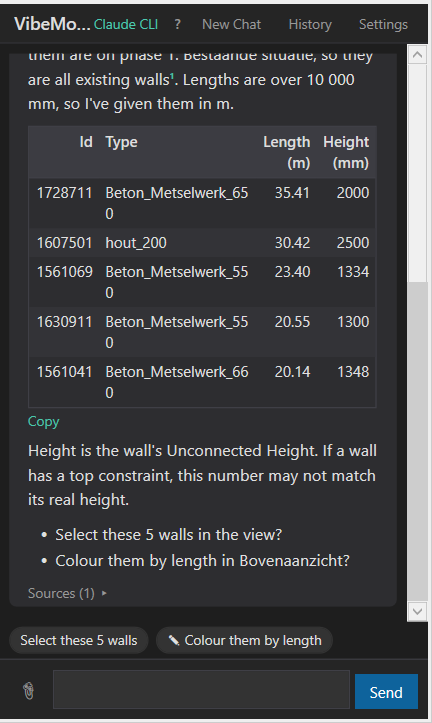
#> input picture docs/images/chat-table-sources.png, 432 x 723 px
$ python readme_diagram.py
#> lines starting #> are read from the running program, lines starting #| are printed output that depends on the picture
"""Render docs/images/how-it-works.png for the README: the real chat panel on the left, the
flow (you -> Claude -> VibeModel API inside Revit -> model -> back to you) on the right.

    python -I scripts/readme_diagram.py

Pillow only; fonts from C:\\Windows\\Fonts (Segoe UI + Consolas), falls back to Pillow's default."""
import os
from PIL import Image, ImageDraw, ImageFont

HERE = os.path.dirname(os.path.abspath(__file__))
IMG = os.path.join(HERE, "..", "docs", "images")
PANE = os.path.join(IMG, "chat-table-sources.png")
OUT = os.path.join(IMG, "how-it-works.png")

S = 2  # supersampling: drawn at 2x, saved at 1x width 960
W, H = 960 * S, 620 * S
BG = (24, 25, 28)
CARD = (34, 36, 41)
EDGE = (62, 65, 72)
TXT = (232, 233, 236)
MUTED = (150, 154, 162)
ACCENT = (82, 196, 164)   # the pane's green
BLUE = (96, 150, 232)


def font(name, size, bold=False):
#> called with name = 'ui', size = 15, bold = True
    cands = {
        "ui": ["segoeuib.ttf" if bold else "segoeui.ttf", "arialbd.ttf" if bold else "arial.ttf"],
        "mono": ["consola.ttf", "cour.ttf"],
    }[name]
    for c in cands:
        p = os.path.join(os.environ.get("WINDIR", r"C:\Windows"), "Fonts", c)
        if os.path.exists(p):
            return ImageFont.truetype(p, size * S)
    return ImageFont.load_default()


F_T = font("ui", 15, True)
F_B = font("ui", 13)
F_S = font("ui", 11)
F_M = font("mono", 12)

im = Image.new("RGB", (W, H), BG)
d = ImageDraw.Draw(im)

# --- left: the real panel ---------------------------------------------------------------
pane = Image.open(PANE).convert("RGB")
#> pane is the input picture: PIL image 432x723 RGB; mean R, G, B 62.9, 63.6, 66.2
ph = H - 60 * S
pw = int(pane.width * ph / pane.height)
#> pw = 669
pane = pane.resize((pw, ph), Image.LANCZOS)
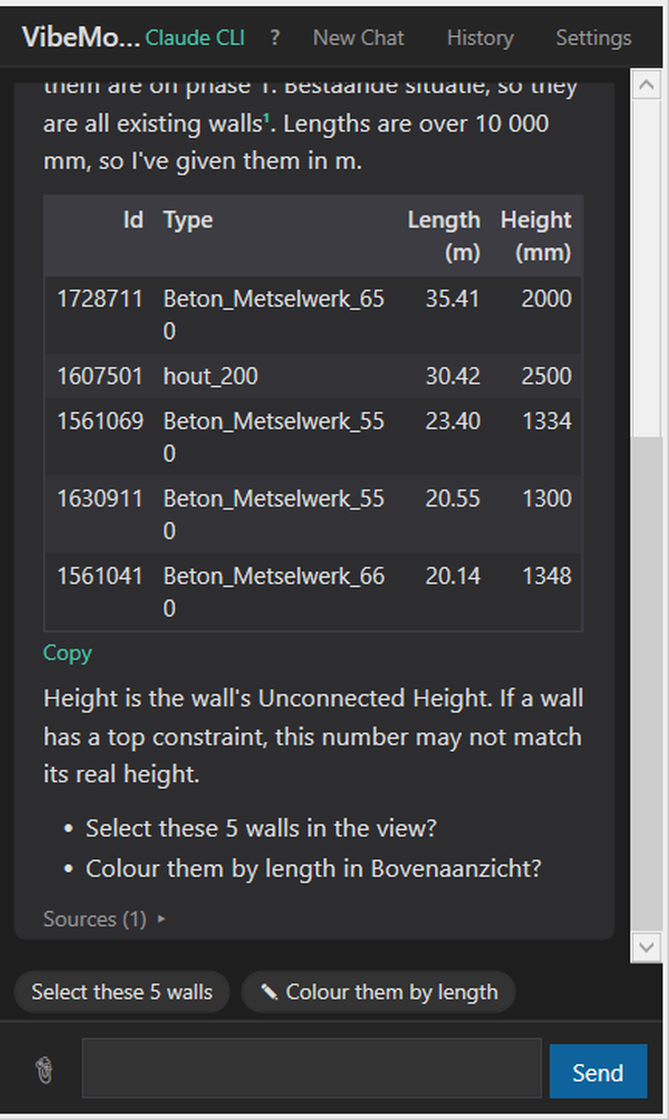
#> pane: PIL image 669x1120 RGB; mean R, G, B 62.9, 63.6, 66.2
px, py = 30 * S, 30 * S
d.rounded_rectangle([px - 2 * S, py - 2 * S, px + pw + 2 * S, py + ph + 2 * S], radius=10 * S, fill=EDGE)
im.paste(pane, (px, py))
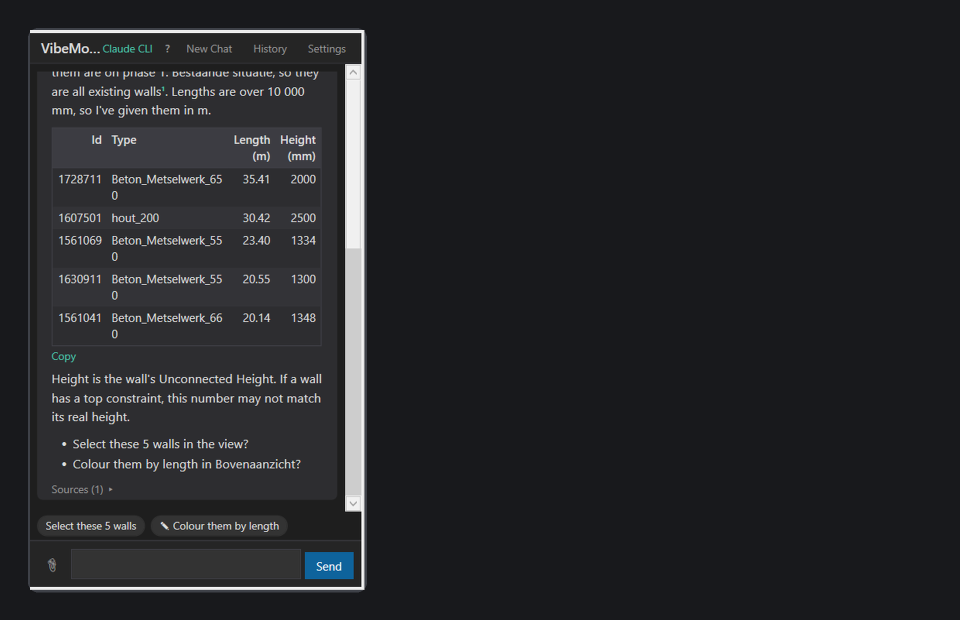
#> im: PIL image 1920x1240 RGB (shown at 1/2 size); mean R, G, B 36.5, 37.4, 40.3
d.text((px, py + ph + 10 * S), "the chat panel, docked in Revit", font=F_S, fill=MUTED)

# --- right: the flow ---------------------------------------------------------------------
x0 = px + pw + 60 * S
#> x0 = 849
x1 = W - 30 * S
bw = x1 - x0
#> bw = 1011
steps = [
    ("You", 'type what you want:  "which walls are the longest?"', None, TXT),
    ("Claude", "reads the model state, decides which commands answer it", None, BLUE),
    ("VibeModel  ·  HTTP API inside Revit", "127.0.0.1:18884, one command per call, each on Revit's main thread in a transaction",
     "list walls   params 1728711   schedule walls --fields Type,Length", ACCENT),
    ("Your model", "one answer  ·  one Ctrl+Z  ·  one journal line  ·  sources you can click", None, TXT),
]
bh = 100 * S
gap = 34 * S
y = py + 8 * S
boxes = []
for title, body, code, col in steps:
    h = bh + (26 * S if code else 0)
    d.rounded_rectangle([x0, y, x1, y + h], radius=12 * S, fill=CARD, outline=EDGE, width=2 * S)
    d.rounded_rectangle([x0, y, x0 + 6 * S, y + h], radius=3 * S, fill=col)
    d.text((x0 + 22 * S, y + 14 * S), title, font=F_T, fill=col)
    # wrap body to the box width
    words, line, lines = body.split(), "", []
    for w_ in words:
        t = (line + " " + w_).strip()
        if d.textlength(t, font=F_B) > bw - 44 * S:
            lines.append(line); line = w_
        else:
            line = t
    lines.append(line)
    ty = y + 42 * S
    for ln in lines:
        d.text((x0 + 22 * S, ty), ln, font=F_B, fill=TXT)
        ty += 20 * S
    if code:
        d.rounded_rectangle([x0 + 22 * S, ty + 4 * S, x1 - 22 * S, ty + 28 * S], radius=6 * S, fill=(44, 47, 54))
        d.text((x0 + 32 * S, ty + 8 * S), code, font=F_M, fill=(200, 220, 210))
    boxes.append((y, y + h))
    y += h + gap
#> after the loop, boxes = [(76, 276), (344, 544), (612, 864), (932, 1132)]; y = 1200

# arrows between boxes (down the middle) and one return arrow on the right edge
cx = x0 + bw // 2
#> cx = 1354
for (a0, a1), (b0, b1) in zip(boxes, boxes[1:]):
    d.line([cx, a1 + 4 * S, cx, b0 - 8 * S], fill=MUTED, width=3 * S)
    d.polygon([(cx - 7 * S, b0 - 14 * S), (cx + 7 * S, b0 - 14 * S), (cx, b0 - 2 * S)], fill=MUTED)
#> this loop made 3 passes
#> (a0, a1, b0, b1) on passes 1 to 3: (76, 276, 344, 544), (344, 544, 612, 864), (612, 864, 932, 1132)
# return arrow: last box -> panel
ly = boxes[-1][0] + (boxes[-1][1] - boxes[-1][0]) // 2
#> ly = 1032
d.line([x0 - 4 * S, ly, px + pw + 24 * S, ly], fill=ACCENT, width=3 * S)
d.polygon([(px + pw + 24 * S, ly - 7 * S), (px + pw + 24 * S, ly + 7 * S), (px + pw + 10 * S, ly)], fill=ACCENT)
d.text((px + pw + 14 * S, ly + 10 * S), "answer", font=F_S, fill=ACCENT)

im = im.resize((W // S, H // S), Image.LANCZOS)
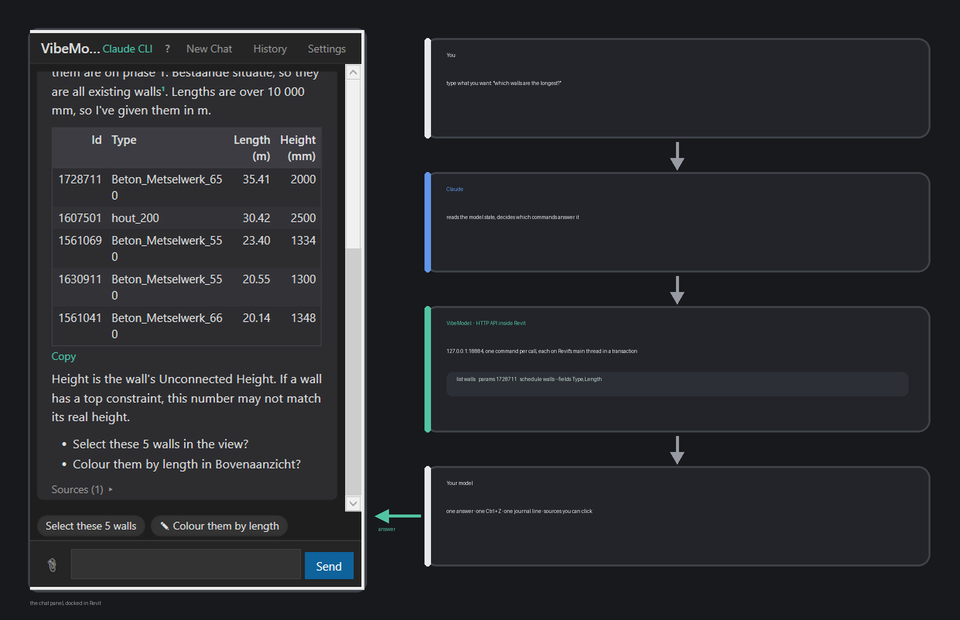
#> im: PIL image 960x620 RGB; mean R, G, B 41.7, 43.3, 47
im.save(OUT, optimize=True)
print(OUT, im.size, os.path.getsize(OUT) // 1024, "KB")
#| scripts/../docs/images/how-it-works.png (960, 620) 143 KB
